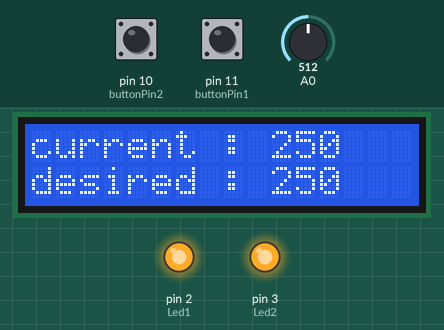
Simulated run of this sketch. Board: Arduino Uno, built with avr-gcc and run on an emulated ATmega328P. On the bench: 16×2 character LCD, output pins drawn as LEDs (lit = HIGH). The inputs (shaded band) are chosen by the test bench; at power-on: A0 = 512, pin 10 (buttonPin2) LOW, pin 11 (buttonPin1) LOW.

Above: at 1.2 s.
1.3 s: A0 set to 526
At 2.4 s:
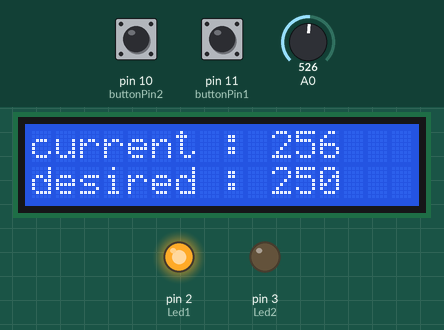
2.8 s: A0 set to 511
At 3.5 s:
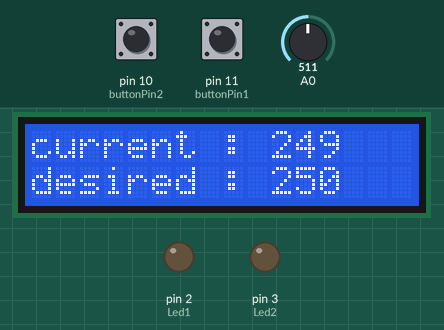
4.3 s: pin 10 (buttonPin2) pulled HIGH for 0.15 s
At 5.3 s:
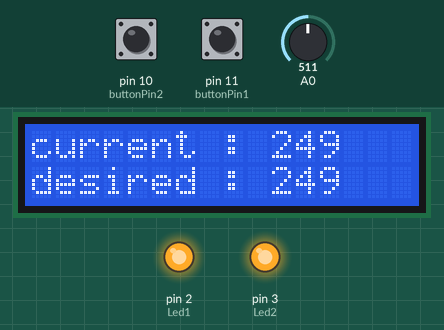
5.9 s: pin 11 (buttonPin1) pulled HIGH for 0.15 s
At 6.6 s:
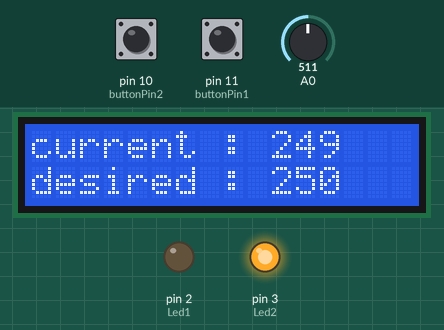
7.5 s: pin 11 (buttonPin1) pulled HIGH for 1 s
At 7.8 s:
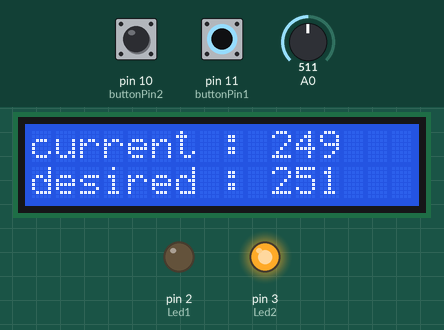
10.0 s: A0 set to 306
At 11.4 s:
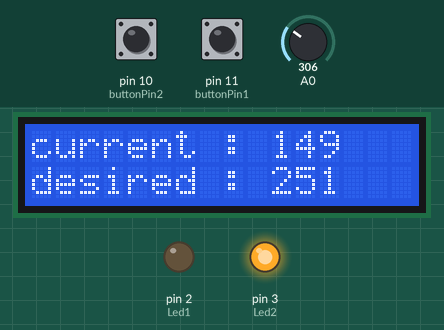
Timing chart, 0 to 12.5 s (numbered marks = the images above; inputs shaded):
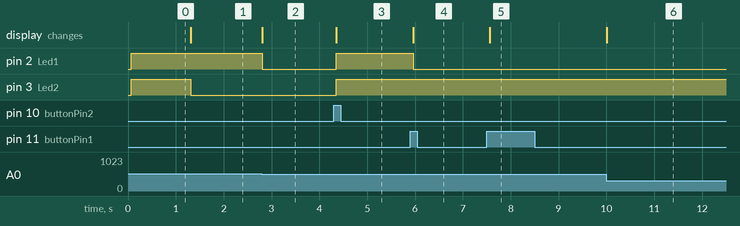

The sketch:

sketch_jan21a.ino
```cpp
#include <LiquidCrystal.h>

const int buttonPin1 = 11;
const int buttonPin2 = 10;
const int Led1 = 2;
const int Led2 = 3;

int ledState1 = HIGH;
int buttonState1;
int lastButtonState1 = LOW;
int ledState2 = HIGH;
int buttonState2;
int lastButtonState2 = LOW;

//temp
int value=0;
float volts=0.0;
float temp=0.0;
float tempd=30.0;


unsigned long lastDebounceTime1 = 0;
unsigned long debounceDelay1 = 50;
unsigned long lastDebounceTime2 = 0;
unsigned long debounceDelay2 = 50;

const int rs = 9, en = 8, d4 = 7, d5 = 6, d6 = 5, d7 = 4;
LiquidCrystal lcd(rs, en, d4, d5, d6, d7);

void setup() {
  lcd.begin(16, 2);

  pinMode(buttonPin1, INPUT);
  pinMode(buttonPin2, INPUT);
  pinMode(Led1, OUTPUT);
  pinMode(Led2, OUTPUT);
  Serial.begin(9600);

  value=analogRead(A0);
  volts=(value/1024.0)*5.0;
  temp= volts*100.0;
  tempd =temp;

  digitalWrite(Led2,HIGH);
  digitalWrite(Led1,HIGH);
}

void loop() {
  value=analogRead(A0);
  volts=(value/1024.0)*5.0;
  temp= volts*100.0;
  int reading1 = digitalRead(buttonPin1);
  int reading2 = digitalRead(buttonPin2);

  if (reading1 != lastButtonState1) {

    lastDebounceTime1 = millis();
  }
  if (reading2 != lastButtonState2) {

    lastDebounceTime2 = millis();
  }
  if ((millis() - lastDebounceTime1) > debounceDelay1) {

    if (reading1 != buttonState1) {
      buttonState1 = reading1;


      if (buttonState1 == HIGH) {
        ledState1 = !ledState1;
        tempd=tempd+1;
      }
    }
  }
  if ((millis() - lastDebounceTime2) > debounceDelay2) {

    if (reading2 != buttonState2) {
      buttonState2 = reading2;


      if (buttonState2 == HIGH) {
        ledState2 = !ledState2;
        tempd=tempd-1;
      }
    }
  }

  lcd.setCursor(0, 0);
  lcd.print("current : ");
  lcd.print((int)temp);
  lcd.setCursor(0, 1);
  lcd.print("desired : ");
  lcd.print((int)tempd);
  if (((int)tempd-(int)temp)>=1){
    digitalWrite(Led1,LOW);
    }
  else if (((int)tempd-(int)temp)<=-1){
    digitalWrite(Led2,LOW);
    }
  else {
    digitalWrite(Led2,HIGH);
    digitalWrite(Led1,HIGH);
    }

  lastButtonState1 = reading1;
  lastButtonState2 = reading2;

}
```

Measured:
- the behaviour switches between 514 and 515 on A0 (found by bisection; images 0 and 1)
- after the input at 1.3 s, pin 3 (Led2): HIGH → LOW at once; the display: changes at once (image 1)
- after the input at 2.8 s, pin 2 (Led1): HIGH → LOW at once; the display: changes at once (image 2)
- after the input at 4.3 s, pin 2 (Led1), pin 3 (Led2): LOW → HIGH after 0.06 s; the display: changes after 0.06 s (image 3)
- after the input at 5.9 s, pin 2 (Led1): HIGH → LOW after 0.06 s; the display: changes after 0.06 s (image 4)
- after the input at 7.5 s, the display: changes after 0.06 s (image 5)
- after the input at 10.0 s, the display: changes at once (image 6)
